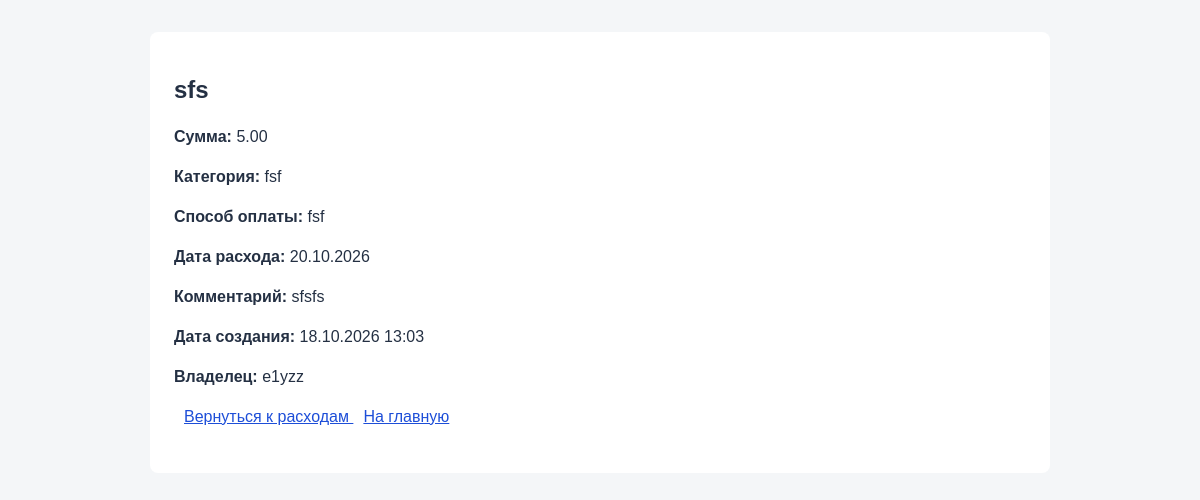
Screenshot of /tracker/expenses/2/ (signed in) with the database file from the repository.
### tracker/models.py (models this page shows)
class Expense(models.Model):
    name = models.CharField(max_length=200, unique=True)
    amount = models.DecimalField(max_digits=10, decimal_places=2)
    category = models.CharField(max_length=200)
    payment_method = models.CharField(max_length=200)
    payment_date = models.DateField(
        null=True,
        blank=True,
        help_text="Date of payment",
    )
    comment = models.TextField(null=True, blank=True)
    created_at = models.DateTimeField(auto_now_add=True)
    author = models.ForeignKey(
        settings.AUTH_USER_MODEL,
        on_delete=models.CASCADE,
        null=True,
    )
    class Meta:
        verbose_name = "Expense"
        verbose_name_plural = 'Expenses'

### tracker/views.py (the view)
# urls.py: path('expenses/<int:expense_id>/', views.expense_detail, name='expense_detail'),
@login_required
def expense_detail(request, expense_id):
    expense = Expense.objects.get(id=expense_id, author=request.user)
    return render(request, 'expense_tracker/expense_detail.html', {'expense': expense})

### templates/expense_tracker/expense_detail.html
{% extends 'base.html' %}
{% block content %}
    <section>
        <h1>{{ expense.name }}</h1>
        <p>
            <strong>Сумма:</strong>
            {{ expense.amount }}
        </p>
        <p>
            <strong>Категория:</strong>
            {% if expense.category %}
                {{ expense.category }}
            {% else %}
                Не указана
            {% endif %}
        </p>
        <p>
            <strong>Способ оплаты:</strong>
            {{ expense.payment_method }}
        </p>
        <p>
            <strong>Дата расхода:</strong>
            {% if expense.payment_date %}
                {{ expense.payment_date|date:"d.m.Y" }}
            {% else %}
                Не указана
            {% endif %}
        </p>
        <p>
            <strong>Комментарий:</strong>
            {% if expense.comment %}
                {{ expense.comment }}
            {% else %}
                Нет комментария
            {% endif %}
        </p>
        <p>
            <strong>Дата создания:</strong>
            {{ expense.created_at|date:"d.m.Y H:i" }}
        </p>
        <p>
            <strong>Владелец:</strong>
            {{ expense.author.username }}
        </p>
        <a href="{% url 'tracker:expenses' %}">
            Вернуться к расходам
        </a>
        <a href="{% url 'tracker:index' %}">
            На главную
        </a>
    </section>
{% endblock %}

### templates/base.html (shortened to what this page needs)
{% load static %}
<!DOCTYPE html>
<html lang="en">
<head>
    <link rel="stylesheet" href="{% static 'css/style.css' %}">
</head>
<body>
    <main class="container">
        {% block content %}{% endblock %}
    </main>
</body>
</html>

### static/css/style.css (style rules this page uses)
* { box-sizing: border-box; }
body { margin: 0; padding: 32px 16px; background: #f4f6f8; color: #243043; font-family: Arial, sans-serif; line-height: 1.5; }
.container { max-width: 900px; margin: 0 auto; padding: 24px; background: #fff; border-radius: 8px; }
h1, h2, h3 { line-height: 1.2; }
form, ul, section { margin: 20px 0; }
button, a { font: inherit; }
a { color: #1d4ed8; }
form a, li a, section a { margin-left: 10px; }

### rows the page displays
Expense: name "sfs", amount "5.00", category "fsf", payment_method "fsf", payment_date "20.10.2026", comment "sfsfs", created_at "18.10.2026 13:03", author.username "e1yzz"
